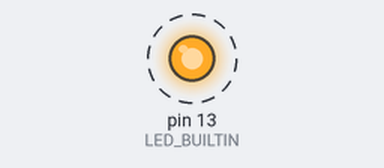
The sketch below on a simulated Arduino Uno, built with avr-gcc and run on an emulated ATmega328P. On the bench: output pins drawn as LEDs (lit = HIGH). Dashed ring = blinking. What the sketch prints to the serial monitor is not drawn.

Above: at 0.5 s.
Timing chart, 0 to 4.6 s (numbered marks = the images above):
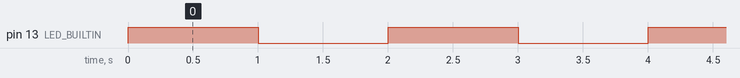

The sketch:

Proto_Blink.ino
```cpp
void setup() {
  // put your setup code here, to run once:
  // ledPin = 13;
  pinMode(LED_BUILTIN, OUTPUT);
  Serial.begin(9600);
}

void loop() {
  // put your main code here, to run repeatedly:
  digitalWrite(LED_BUILTIN, HIGH);
  Serial.println("LED on");
  delay(1000);

  digitalWrite(LED_BUILTIN, LOW);
  Serial.println("LED off");
  delay(1000);
}
```

Measured:
- by itself, pin 13 (LED_BUILTIN): alternates HIGH for 1.0 s and LOW for 1.0 s
